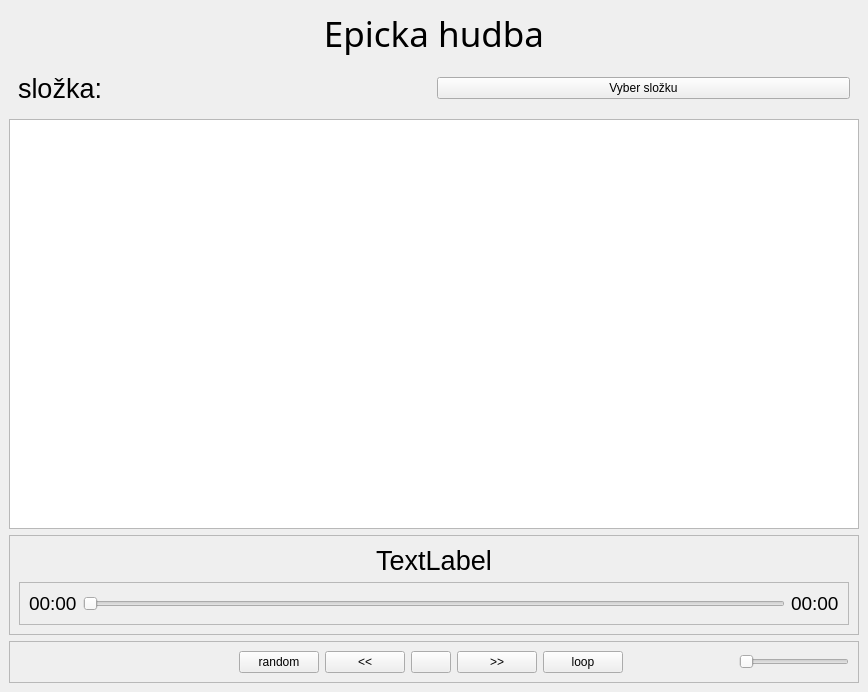
<?xml version="1.0" encoding="UTF-8"?>
<ui version="4.0">
 <class>MusicPlayer</class>
 <widget class="QMainWindow" name="MusicPlayer">
  <property name="geometry">
   <rect>
    <x>0</x>
    <y>0</y>
    <width>868</width>
    <height>692</height>
   </rect>
  </property>
  <property name="windowTitle">
   <string>eumak</string>
  </property>
  <property name="windowIcon">
   <iconset>
    <normaloff>icons/PlayIcon.svg</normaloff>icons/PlayIcon.svg</iconset>
  </property>
  <widget class="QWidget" name="centralwidget">
   <layout class="QVBoxLayout" name="verticalLayout_2">
    <item>
     <widget class="QLabel" name="Header_label">
      <property name="font">
       <font>
        <family>Noto Sans</family>
        <pointsize>26</pointsize>
       </font>
      </property>
      <property name="text">
       <string>Epicka hudba</string>
      </property>
      <property name="alignment">
       <set>Qt::AlignmentFlag::AlignCenter</set>
      </property>
      <property name="wordWrap">
       <bool>true</bool>
      </property>
     </widget>
    </item>
    <item>
     <widget class="QFrame" name="frameButton">
      <property name="frameShape">
       <enum>QFrame::Shape::NoFrame</enum>
      </property>
      <property name="frameShadow">
       <enum>QFrame::Shadow::Raised</enum>
      </property>
      <layout class="QHBoxLayout" name="horizontalLayout_3">
       <item>
        <widget class="QLabel" name="CurrentFolder_label">
         <property name="font">
          <font>
           <pointsize>20</pointsize>
          </font>
         </property>
         <property name="text">
          <string>složka:</string>
         </property>
        </widget>
       </item>
       <item>
        <widget class="QPushButton" name="ChooseFolder_button">
         <property name="text">
          <string>Vyber složku</string>
         </property>
        </widget>
       </item>
      </layout>
     </widget>
    </item>
    <item>
     <widget class="QListWidget" name="Songs_widget">
      <property name="font">
       <font>
        <pointsize>14</pointsize>
       </font>
      </property>
     </widget>
    </item>
    <item>
     <widget class="QFrame" name="frame_3">
      <property name="frameShape">
       <enum>QFrame::Shape::StyledPanel</enum>
      </property>
      <property name="frameShadow">
       <enum>QFrame::Shadow::Raised</enum>
      </property>
      <layout class="QVBoxLayout" name="verticalLayout">
       <item>
        <widget class="QLabel" name="CurrentMusic_label">
         <property name="font">
          <font>
           <pointsize>20</pointsize>
          </font>
         </property>
         <property name="text">
          <string>TextLabel</string>
         </property>
         <property name="alignment">
          <set>Qt::AlignmentFlag::AlignCenter</set>
         </property>
        </widget>
       </item>
       <item>
        <widget class="QFrame" name="frame_4">
         <property name="frameShape">
          <enum>QFrame::Shape::StyledPanel</enum>
         </property>
         <property name="frameShadow">
          <enum>QFrame::Shadow::Raised</enum>
         </property>
         <layout class="QHBoxLayout" name="horizontalLayout_4">
          <item>
           <widget class="QLabel" name="CurrentSongTime_label">
            <property name="font">
             <font>
              <pointsize>14</pointsize>
             </font>
            </property>
            <property name="text">
             <string>00:00</string>
            </property>
           </widget>
          </item>
          <item>
           <widget class="QSlider" name="SongScrubber_slider">
            <property name="orientation">
             <enum>Qt::Orientation::Horizontal</enum>
            </property>
           </widget>
          </item>
          <item>
           <widget class="QLabel" name="SongLength_label">
            <property name="font">
             <font>
              <pointsize>14</pointsize>
             </font>
            </property>
            <property name="text">
             <string>00:00</string>
            </property>
           </widget>
          </item>
         </layout>
        </widget>
       </item>
      </layout>
     </widget>
    </item>
    <item>
     <widget class="QFrame" name="frame_2">
      <property name="sizePolicy">
       <sizepolicy hsizetype="MinimumExpanding" vsizetype="Preferred">
        <horstretch>0</horstretch>
        <verstretch>0</verstretch>
       </sizepolicy>
      </property>
      <property name="frameShape">
       <enum>QFrame::Shape::StyledPanel</enum>
      </property>
      <property name="frameShadow">
       <enum>QFrame::Shadow::Raised</enum>
      </property>
      <layout class="QHBoxLayout" name="horizontalLayout">
       <item>
        <spacer name="horizontalSpacer_3">
         <property name="orientation">
          <enum>Qt::Orientation::Horizontal</enum>
         </property>
         <property name="sizeHint" stdset="0">
          <size>
           <width>40</width>
           <height>20</height>
          </size>
         </property>
        </spacer>
       </item>
       <item>
        <spacer name="horizontalSpacer">
         <property name="orientation">
          <enum>Qt::Orientation::Horizontal</enum>
         </property>
         <property name="sizeHint" stdset="0">
          <size>
           <width>40</width>
           <height>20</height>
          </size>
         </property>
        </spacer>
       </item>
       <item>
        <widget class="QPushButton" name="Random_button">
         <property name="text">
          <string>random</string>
         </property>
        </widget>
       </item>
       <item>
        <widget class="QPushButton" name="GoBack_button">
         <property name="text">
          <string>&lt;&lt;</string>
         </property>
        </widget>
       </item>
       <item>
        <widget class="QPushButton" name="PauseUnpause_button">
         <property name="enabled">
          <bool>true</bool>
         </property>
         <property name="cursor">
          <cursorShape>PointingHandCursor</cursorShape>
         </property>
         <property name="text">
          <string/>
         </property>
         <property name="icon">
          <iconset>
           <normaloff>icons/PlayIcon.svg</normaloff>icons/PlayIcon.svg</iconset>
         </property>
         <property name="iconSize">
          <size>
           <width>66</width>
           <height>66</height>
          </size>
         </property>
         <property name="shortcut">
          <string/>
         </property>
         <property name="autoDefault">
          <bool>false</bool>
         </property>
        </widget>
       </item>
       <item>
        <widget class="QPushButton" name="GoFront_button">
         <property name="text">
          <string>&gt;&gt;</string>
         </property>
        </widget>
       </item>
       <item>
        <widget class="QPushButton" name="Loop_button">
         <property name="text">
          <string>loop</string>
         </property>
        </widget>
       </item>
       <item>
        <spacer name="horizontalSpacer_2">
         <property name="orientation">
          <enum>Qt::Orientation::Horizontal</enum>
         </property>
         <property name="sizeHint" stdset="0">
          <size>
           <width>40</width>
           <height>20</height>
          </size>
         </property>
        </spacer>
       </item>
       <item>
        <widget class="QSlider" name="Volume_slider">
         <property name="sizePolicy">
          <sizepolicy hsizetype="MinimumExpanding" vsizetype="Fixed">
           <horstretch>0</horstretch>
           <verstretch>0</verstretch>
          </sizepolicy>
         </property>
         <property name="maximum">
          <number>100</number>
         </property>
         <property name="orientation">
          <enum>Qt::Orientation::Horizontal</enum>
         </property>
        </widget>
       </item>
      </layout>
     </widget>
    </item>
   </layout>
  </widget>
 </widget>
 <resources/>
 <connections/>
</ui>
